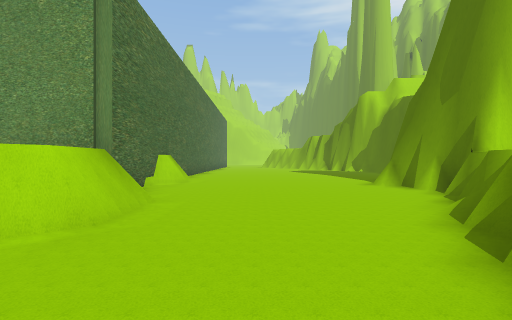
view 1 (above)

24 first-person views from a walk through a Unity game level. The camera is 1.2 m above the floor, looks level and sees 85° across. The floor is counted in squares, 1.97 m on a side. Each view is taken from the middle of a square. On the plan, view 1 faces up. The plan holds only what a view shows up to about 9 squares ahead; the rest is blank. The place goes on beyond the plan. The player character is not drawn. Some surface patterns are stand-ins.

view 2
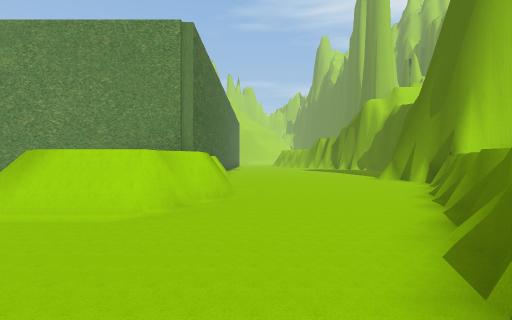

view 3
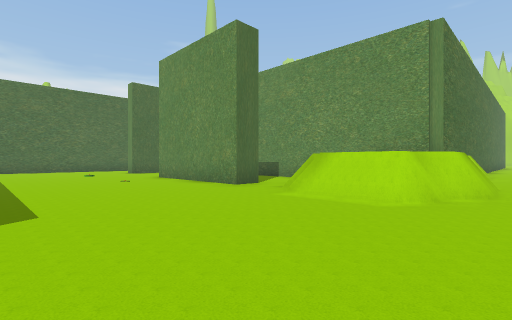

view 4
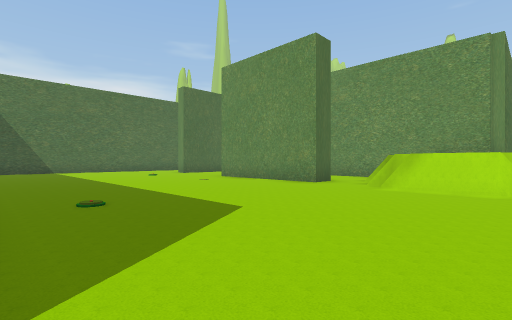

view 5
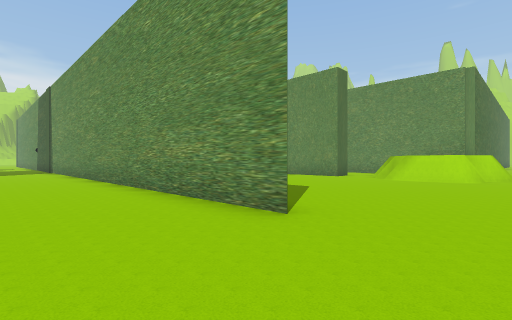

view 6
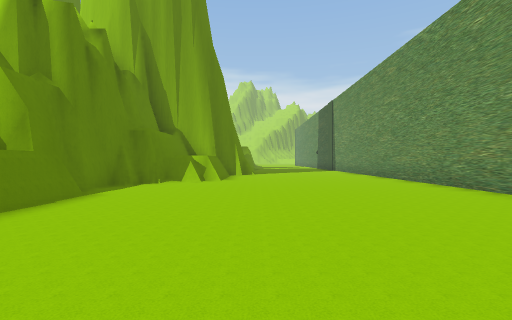

view 7
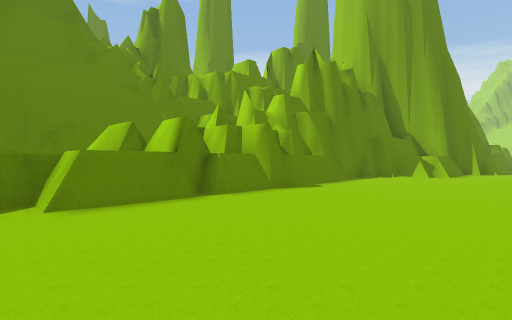

view 8
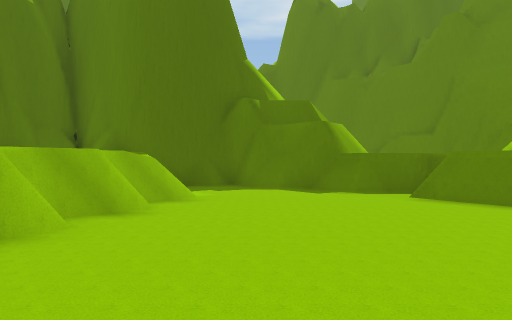

view 9
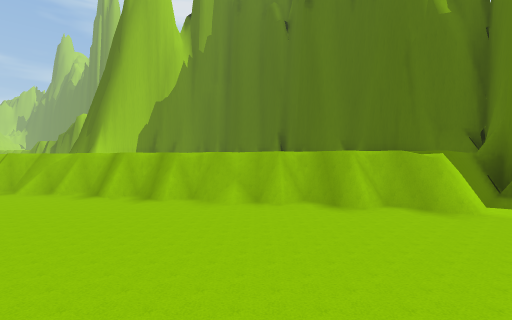

view 10
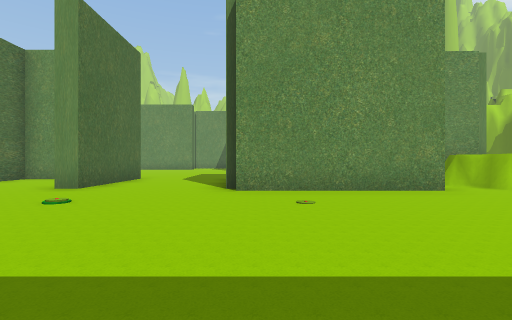

view 11
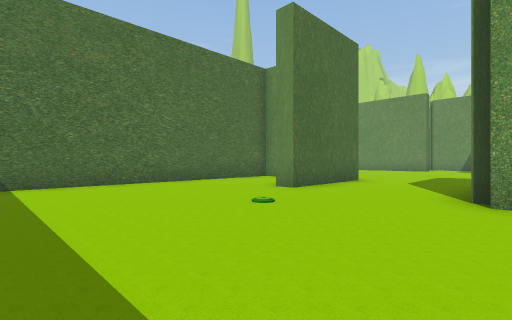

view 12
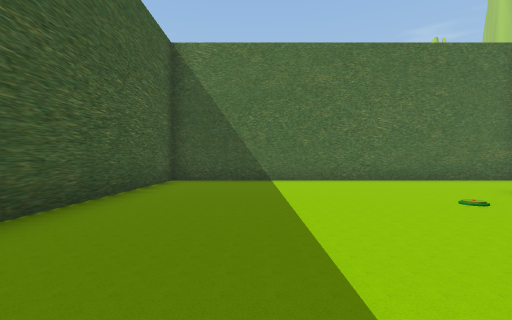

view 13
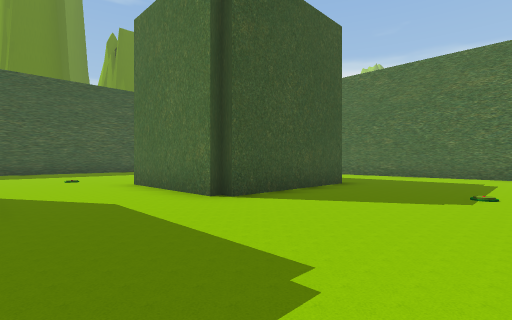

view 14
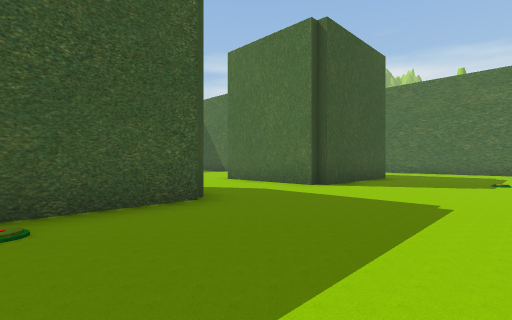

view 15
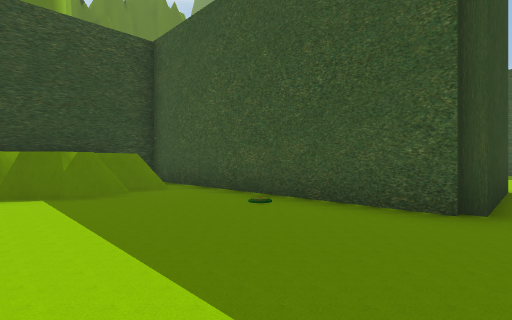

view 16
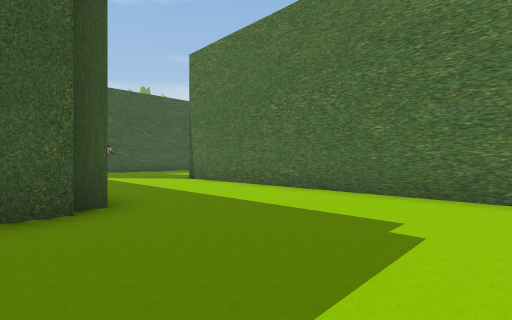

view 17
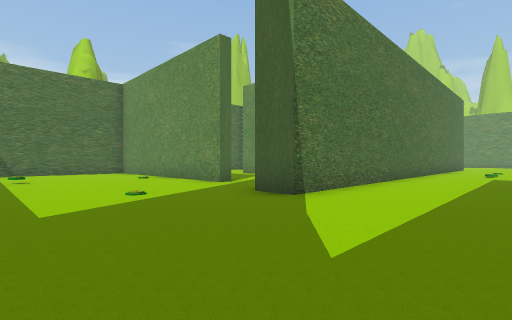

view 18
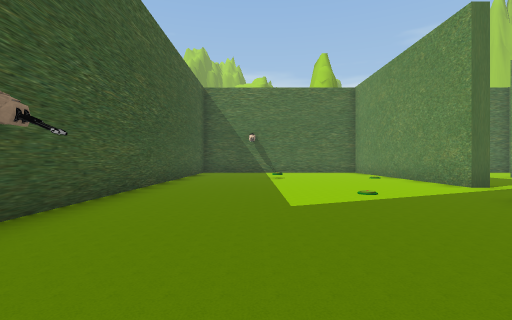

view 19
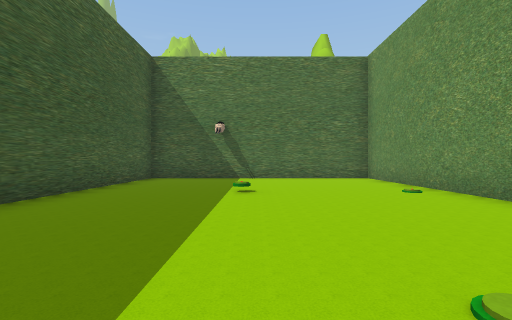

view 20
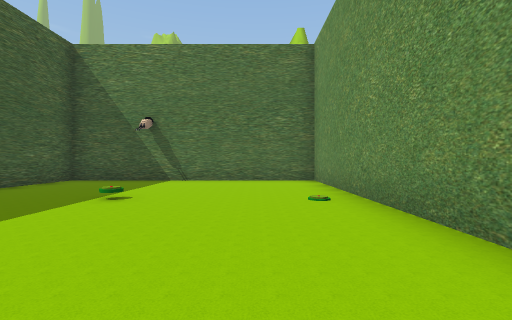

view 21
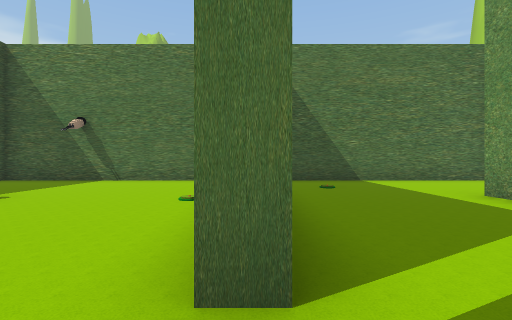

view 22
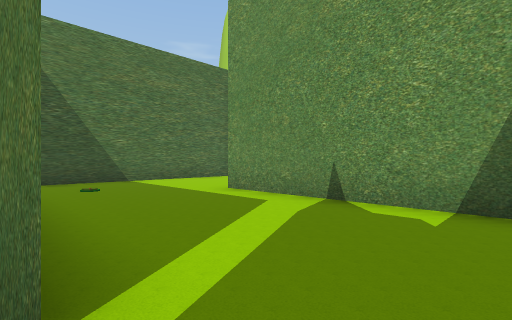

view 23
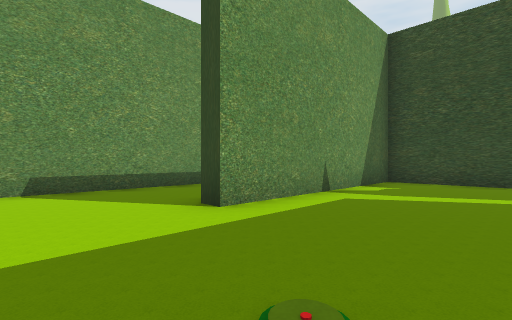

view 24
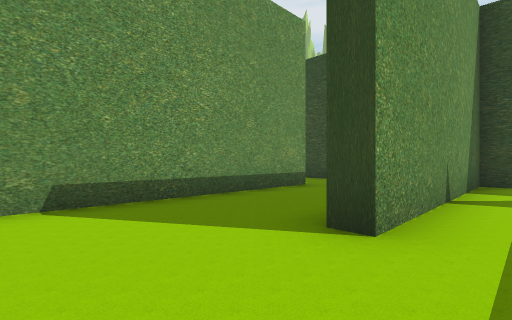

### Floor plan
Key: @ floor where view 1 was taken; # wall or solid block; . main floor; : floor 0.25 m higher than the main floor; = window, fence, low wall or low ledge; ^ raised ledge; O other object.
Columns run from 33 left of view 1 to 8 right of it. Each row starts with its distance up from view 1.
  9 #########  #................# #......
  8 #.......   #.....O..........# #......
  7 #......    #................# #.....:#
  6 #....#######.............O..###......#
  5 #.........##...#####...#########.....##
  4 #..O......##...#...#...#    #^ #....#
  3 #.........##...#...#...#    #^ ^....^
  2 ########..##...#...#...######^^#...#
  1 #....O....##...#.............==....^
  0 #..............#....O...O........@^
 -1 #........O.....#.................#
 -2 #....O.........#.................#
 -3 #..............#.................#^
 -4 #............. #...........O......^
 -5 ##..........O  #..................#^
 -6  ###########   ################....#^
 -7                     ...............#^
 -8                        .............#^
 -9                        ..............#^
-10                        ..............#^^^^
-11                        #...............###
-12                        ##..............#
-13                        ###.########.####
-14                          ####     #^#
-15                                   ###

Positions as (right, up) in squares from view 1, and headings:
1: (0, 0), facing up
2: (-1, -2), facing up
3: (-1, -3), facing up-left
4: (-2, -5), facing up-left
5: (-1, -8), facing up-left
6: (-1, -10), facing left
7: (2, -9), facing down-left
8: (0, -8), facing down-right
9: (0, -11), facing up-right
10: (-10, -4), facing up
11: (-10, -3), facing up-left
12: (-9, -3), facing left
13: (-11, 9), facing down-left
14: (-8, 9), facing down-left
15: (-11, 9), facing down-right
16: (-17, 9), facing down-left
17: (-19, -3), facing up-left
18: (-19, -3), facing left
19: (-23, -2), facing left
20: (-24, 0), facing left
21: (-24, 2), facing left
22: (-24, 2), facing up-left
23: (-31, 3), facing up-right
24: (-31, 5), facing up-right
